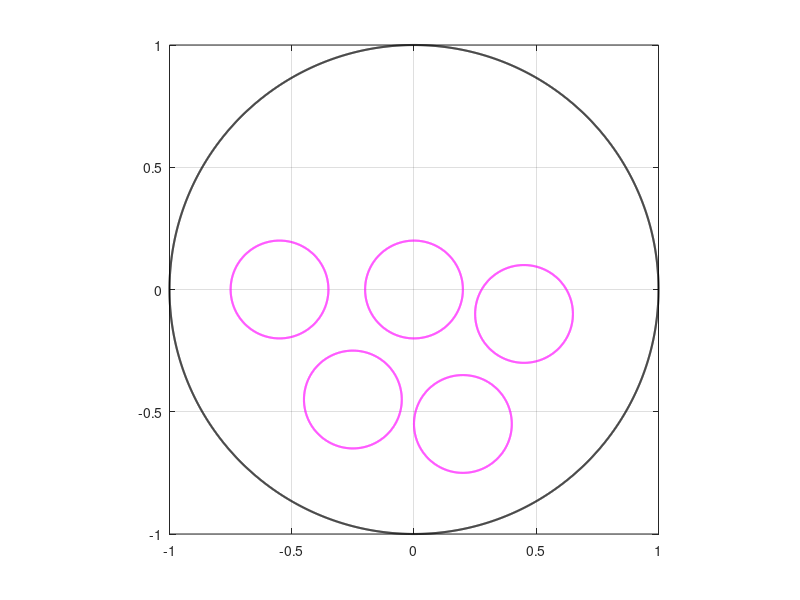

MATLAB code for this plot: (Note: this script raises an error after producing the figure.)
clear
clc
addpath ../bie; addpath ../fmm; addpath ../maps;
%%
n         =   2^12
t         =   (0:2*pi/n:2*pi-2*pi/n).';
%% 
rad       =   [ 0.20       ; 0.20       ; 0.20       ; 0.20       ; 0.20       ];
cen       =   [ 0.20-0.55i ;-0.25-0.45i ;-0.55       ; 0.45-0.10i ; 0.00+0.00i ];
theth     =   [ 0          ; 0          ; 0          ; 0          ; 0          ];
thetv     =   [ pi/2       ; pi/2       ; pi/2       ; pi/2       ; pi/2       ];
%%
m = length(rad);
% 
et(1:n,1)   =   exp(i.*t);et(1)=1;et(n/4+1)=i;et(n/2+1)=-1;
etp(1:n,1)  =   i.*exp(i.*t);
%%
for k=1:m
    Jk = 1+k*n:(k+1)*n;
    et(Jk,1)    =  cen(k)+rad(k)*exp(-i*t);
    etp(Jk,1)   =      -i*rad(k)*exp(-i*t);
end
%%
figure;
hold on; box on
k=1; crv = et(1+(k-1)*n:k*n);crv(n+1)=crv(1);
plot(real(crv),imag(crv),'-k','LineWidth',1.5);
% 
for k=2:m+1
    crv = et(1+(k-1)*n:k*n);crv(n+1)=crv(1);
    plot(real(crv),imag(crv),'-m','LineWidth',1.5);
end 
axis equal
grid on
axis([-1  1.0  -1.0   1.0])
%%
alpha =  0.5i;
mapv = halfrecmap(et,etp,alpha,n,thetv);
maph = halfrecmap(et,etp,alpha,n,theth);
%
U = 2.0;
% 
zetho   =  maph.zet; 
zetvo   =  mapv.zet; 
% 
zetv =  zetvo;
zeth = (1-U).*zetho;
zmap =  (zetv-zeth)/U;
%%
Psi   = @(z)(2./(z-i)-i); %i(i+z)/(i-z)
Psiv  = @(w)(2i./(i*w-1)+i);
%
zmapb = Psiv(zmap);
% 
etb   = []; etbp = [];
for k=0:m
    Jk = 1+k*n:(k+1)*n;
    zet1  =  zmapb(Jk);
    zet1p =  derfft(real(zet1))+i*derfft(imag(zet1));
    etb   = [etb;zet1];
    etbp  = [etbp;zet1p];
end
% 
mapb  = halfrecmap(etb,etbp,alpha,n,theth);
zet   =  mapb.zet;
fetb  =  mapb.fet;
fh0   =  mapb.h0;
%%
[xh  , yh]  =  meshgrid([-2.00:0.0025:2.00],[0.01:0.0025:2.00]);
zho         =  xh+i.*yh;
[mh,nh]     =  size(zho);
%
for j=2:m+1
    Jk = 1+(j-1)*n:j*n;
    [in,on] = inpolygon(real(zho),imag(zho),real(zmap(Jk)),imag(zmap(Jk)));
    zho(in) = NaN+i*NaN;
    zho(on) = NaN+i*NaN;
end
zhovo  =  zho(:);
zhov   =  zhovo(abs(zhovo)>=0).';
% 
zhovb  =  Psiv(zhov);
% 
whov   =  Psi(zhovb)+(zhovb-alpha).*fcau(etb,etbp,fetb,zhovb)+i*fh0;
whovo  =  (NaN+i*NaN).*ones(size(zhovo));
whovo(abs(zhovo)>=0) = whov.';
wzo    =  (NaN+i*NaN).*ones(size(zho));
wzo(:) =   whovo;
%%
figure;
hold on; box on
k=1; crv = zmap(1+(k-1)*n:k*n);crv(n+1)=crv(1);
plot(real(crv),imag(crv),'-k','LineWidth',1.5);
% 
for k=2:m+1
    crv = zmap(1+(k-1)*n:k*n);crv(n+1)=crv(1);
    plot(real(crv),imag(crv),'-m','LineWidth',1.5);
end 
plot(real(zhov),imag(zhov),'.r','LineWidth',1.5);
axis equal
grid on
axis([-2  2.0  -1.0   2.0])
%%
figure;
hold on; box on
% 
for k=1:m+1
    crv = etb(1+(k-1)*n:k*n);crv(n+1)=crv(1);
    plot(real(crv),imag(crv),'-k','LineWidth',1.5);
end 
plot(real(zhovb),imag(zhovb),'.r','LineWidth',1.5);
axis equal
grid on
axis([-1.1  1.1  -1.1   1.1])
%%
figure;
hold on; box on
% 
for k=1:m+1
    crv = zet(1+(k-1)*n:k*n);crv(n+1)=crv(1);
    plot(real(crv),imag(crv),'-k','LineWidth',1.5);
end 
plot(real(whov),imag(whov),'.r','LineWidth',1.5);
axis equal
grid on
axis([-3  3  -1.0   3.0])
%%
figure(10);clf
set(groot,'defaultAxesTickLabelInterpreter','latex');  
set(groot,'defaulttextinterpreter','latex');
set(groot,'defaultLegendInterpreter','latex');
hold on; box on
% 
cntv  =  [0.04,0.11,0.2,0.288,0.305,0.326,0.38,0.4157,0.44,0.4664,0.54,0.64,...
          0.6658,0.7:0.1:1.7];
[cnt1,cnt2] = contour(real(zho),imag(zho),imag(wzo),cntv,'b','LineWidth',1.0);
% 
k=1; crv = zmap(1+(k-1)*n:k*n);crv(n+1)=crv(1);
plot(real(crv),imag(crv),'-k','LineWidth',2);
% 
for k=2:m+1
    crv = zmap(1+(k-1)*n:k*n);crv(n+1)=crv(1);
    plot(real(crv),imag(crv),'-k','LineWidth',2);
end 
set(gca,'FontSize',14)
axis equal
axis([-2  2.0  -0.5   2.0])
xticks([-2:1:2])
yticks([-1:0.5:2])
set(gca,'LooseInset',get(gca,'TightInset'))
grid on; 
ax=gca; 
set(ax,'xminorgrid','on','yminorgrid','on')
ax.GridAlpha=0.25; ax.MinorGridAlpha=0.25;
print -depsc halffigLc
%%
